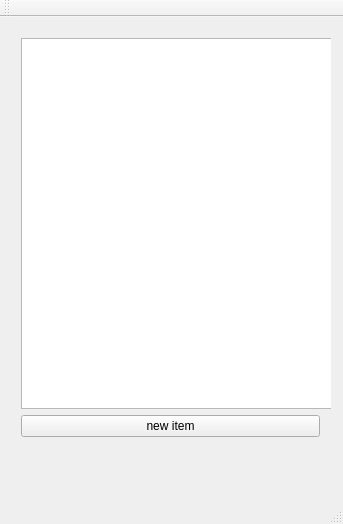
<?xml version="1.0" encoding="UTF-8"?>
<ui version="4.0">
 <class>MainWindow</class>
 <widget class="QMainWindow" name="MainWindow">
  <property name="geometry">
   <rect>
    <x>0</x>
    <y>0</y>
    <width>343</width>
    <height>524</height>
   </rect>
  </property>
  <property name="windowTitle">
   <string>TODOs</string>
  </property>
  <widget class="QWidget" name="centralWidget">
   <widget class="QWidget" name="todoItemsWidget" native="true">
    <property name="geometry">
     <rect>
      <x>10</x>
      <y>10</y>
      <width>321</width>
      <height>421</height>
     </rect>
    </property>
    <property name="autoFillBackground">
     <bool>true</bool>
    </property>
    <widget class="QWidget" name="verticalLayoutWidget">
     <property name="geometry">
      <rect>
       <x>0</x>
       <y>0</y>
       <width>321</width>
       <height>421</height>
      </rect>
     </property>
     <layout class="QVBoxLayout" name="verticalLayout">
      <item>
       <widget class="TodoListView" name="todoItemsView">
        <property name="minimumSize">
         <size>
          <width>319</width>
          <height>0</height>
         </size>
        </property>
       </widget>
      </item>
      <item>
       <widget class="QPushButton" name="newTodoItemButton">
        <property name="text">
         <string>new item</string>
        </property>
       </widget>
      </item>
     </layout>
    </widget>
   </widget>
  </widget>
  <widget class="QMenuBar" name="menuBar">
   <property name="geometry">
    <rect>
     <x>0</x>
     <y>0</y>
     <width>343</width>
     <height>24</height>
    </rect>
   </property>
  </widget>
  <widget class="QToolBar" name="mainToolBar">
   <attribute name="toolBarArea">
    <enum>TopToolBarArea</enum>
   </attribute>
   <attribute name="toolBarBreak">
    <bool>false</bool>
   </attribute>
  </widget>
  <widget class="QStatusBar" name="statusBar"/>
 </widget>
 <layoutdefault spacing="6" margin="11"/>
 <customwidgets>
  <customwidget>
   <class>TodoListView</class>
   <extends>QListView</extends>
   <header location="global">todolistview.h</header>
  </customwidget>
 </customwidgets>
 <resources/>
 <connections/>
</ui>
